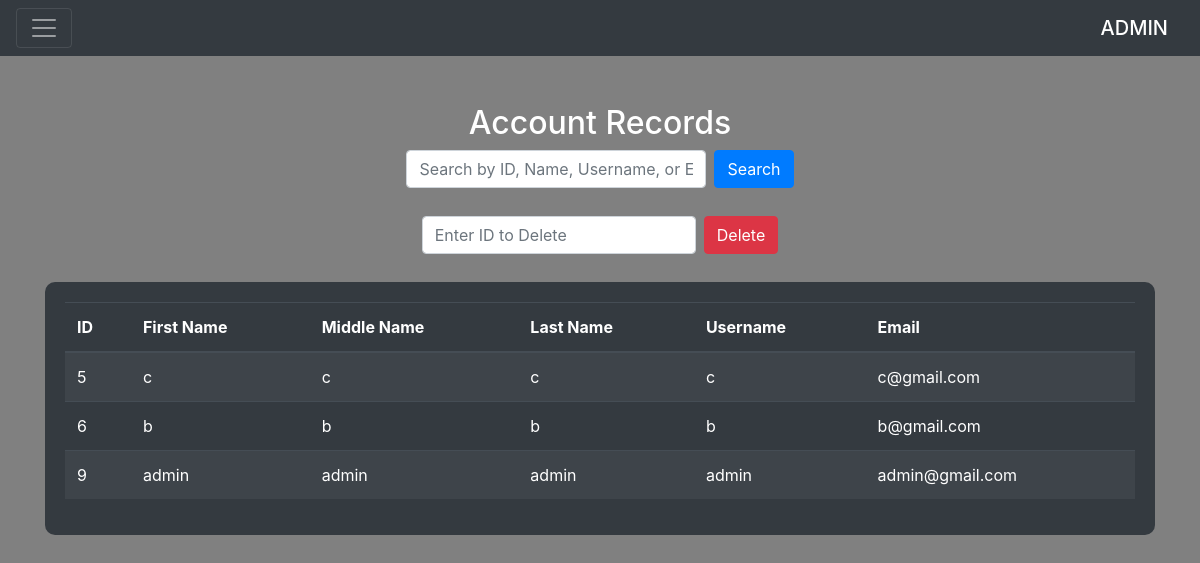
The app's page /view_records.php with its own data.
### tables this page shows
CREATE TABLE `tbl1` (
  `ID` int(255) NOT NULL,
  `FirstName` varchar(255) NOT NULL,
  `MiddleName` varchar(255) NOT NULL,
  `LastName` varchar(255) NOT NULL,
  `Username` varchar(255) NOT NULL,
  `Email` varchar(255) NOT NULL,
  `Password` varchar(255) NOT NULL,
  `Role` varchar(255) NOT NULL,
  `user_id` int(255) NOT NULL
);

### view_records.php (the view, shortened to what this page needs)
<?php
require('./database.php');
$queryFetch = "SELECT * FROM tbl1";
$result = mysqli_query($connection, $queryFetch);
?>
<!DOCTYPE html>
<html lang="en">
<head>
    <link href="https://stackpath.bootstrapcdn.com/bootstrap/4.5.2/css/bootstrap.min.css" rel="stylesheet">
</head>
<body>
    <div class="pos-f-t">
        <nav class="navbar navbar-dark bg-dark">
            <button class="navbar-toggler" type="button" data-toggle="collapse" data-target="#navbarToggleExternalContent" aria-controls="navbarToggleExternalContent" aria-expanded="false" aria-label="Toggle navigation">
                <span class="navbar-toggler-icon"></span>
            </button>
            <span class="navbar-brand mb-0 h1">ADMIN</span>
        </nav>
    </div>
    <div class="container mt-5">
        <h2 class="text-center">Account Records</h2>
        <div class="search-container text-center">
            <form action="view_records.php" method="GET" class="form-inline justify-content-center">
                <input type="text" name="search_term" placeholder="Search by ID, Name, Username, or Email" class="form-control mb-2 mr-2" style="width: 300px;" required>
                <button type="submit" class="btn btn-primary mb-2">Search</button>
            </form>
        </div>
        <div class="search-container text-center">
            <form action="delete.php" method="POST" class="form-inline justify-content-center">
                <input type="text" name="deleteID" placeholder="Enter ID to Delete" class="form-control mb-2 mr-2" required>
                <button type="submit" name="delete" class="btn btn-danger mb-2">Delete</button>
            </form>
        </div>
        <div class="table-container">
            <div class="table-responsive">
                <table class="table table-dark table-striped">
                    <thead>
                        <tr>
                            <th>ID</th>
                            <th>First Name</th>
                            <th>Middle Name</th>
                            <th>Last Name</th>
                            <th>Username</th>
                            <th>Email</th>
                        </tr>
                    </thead>
                    <tbody>
                        <?php
                        if (mysqli_num_rows($result) > 0) {
                            while ($row = mysqli_fetch_assoc($result)) {
                                echo "<tr>
                                        <td>{$row['ID']}</td>
                                        <td>{$row['FirstName']}</td>
                                        <td>{$row['MiddleName']}</td>
                                        <td>{$row['LastName']}</td>
                                        <td>{$row['Username']}</td>
                                        <td>{$row['Email']}</td>
                                      </tr>";
                            }
                        } else {
                            echo "<tr><td colspan='6' class='text-center'>No records found</td></tr>";
                        }
                        ?>
                    </tbody>
                </table>
            </div>
        </div>
    </div>
</body>
</html>

### view_records.php (style rules this page uses)
body { background-color: grey; color: white; }
.table-container { background-color: #343a40; padding: 20px; border-radius: 10px; margin-top: 20px; }
.search-container { margin-bottom: 20px; }

### records on screen
tbl1: ID "5", FirstName "c", MiddleName "c", LastName "c", Username "c", Email "c@gmail.com"
tbl1: ID "6", FirstName "b", MiddleName "b", LastName "b", Username "b", Email "b@gmail.com"
tbl1: ID "9", FirstName "admin", MiddleName "admin", LastName "admin", Username "admin", Email "admin@gmail.com"
